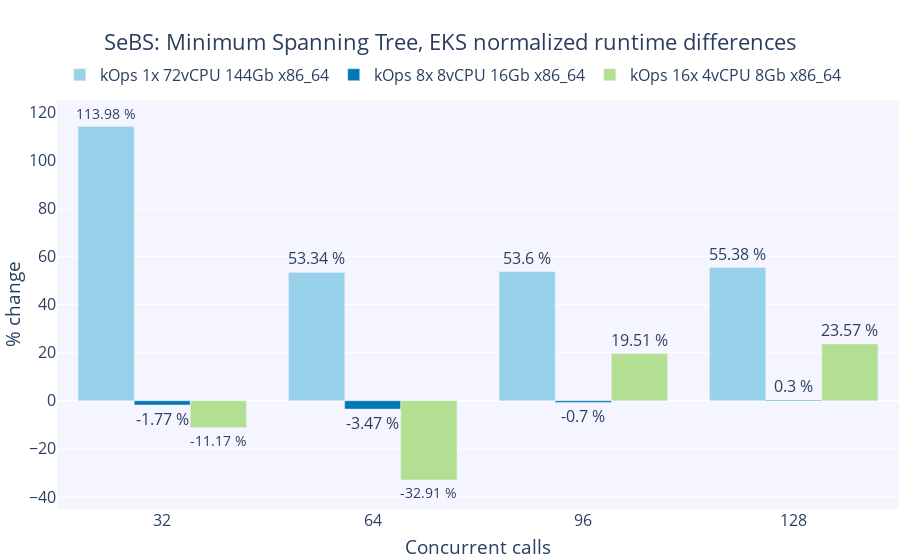

Notebook source saved alongside this figure:
### Code cell
fig = create_figure('SeBS: Minimum Spanning Tree, EKS normalized runtime differences', 'Concurrent calls', '% change', concurrent_calls)

for i, k in enumerate(list(clusters.keys())[:-1]):
    y_data=[]
    y_text=[]
    for c in concurrent_calls:
        kops_mean=sebs_df[k]['mst'][c]['runtime'].mean()
        eks_mean=sebs_df['EKS 8x 8vCPU 16Gb x86_64']['mst'][c]['runtime'].mean()
        percent_change=(kops_mean - eks_mean) * 100 / eks_mean
        y_data.append(percent_change)
        y_text.append(f'{round(percent_change, 2)} %')
    fig.add_trace(go.Bar(name=k,
                         x=concurrent_calls,
                         y=y_data,
                         marker_color=colorPallet[i],
                         text=y_text,
                         textposition='outside'))
fig.update_layout(yaxis_range=[-45,125])
fig.show()

# Save graph
write_image(fig, 'sebs_mst_percentage_difference.png')

### Figure 1 — Plotly figure (JSON) as saved in the notebook; plotly's stock layout.template omitted (floating-point values rounded to 4 significant figures)
{"data": [{"marker": {"color": "rgba(151, 209, 233, 255)"}, "name": "kOps 1x 72vCPU 144Gb x86_64", "text": ["113.98 %", "53.34 %", "53.6 %", "55.38 %"], "textposition": "outside", "type": "bar", "x": [32, 64, 96, 128], "y": [114.0, 53.34, 53.6, 55.38]}, {"marker": {"color": "rgba(0, 120, 179, 255)"}, "name": "kOps 8x 8vCPU 16Gb x86_64", "text": ["-1.77 %", "-3.47 %", "-0.7 %", "0.3 %"], "textposition": "outside", "type": "bar", "x": [32, 64, 96, 128], "y": [-1.773, -3.467, -0.7031, 0.2988]}, {"marker": {"color": "rgba(179, 223, 146, 255)"}, "name": "kOps 16x 4vCPU 8Gb x86_64", "text": ["-11.17 %", "-32.91 %", "19.51 %", "23.57 %"], "textposition": "outside", "type": "bar", "x": [32, 64, 96, 128], "y": [-11.17, -32.91, 19.51, 23.57]}], "layout": {"autosize": true, "font": {"size": 16}, "legend": {"orientation": "h", "x": 0.47, "xanchor": "center", "y": 1.02, "yanchor": "bottom"}, "margin": {"autoexpand": true, "b": 1, "l": 1, "r": 1}, "plot_bgcolor": "rgba(245,245,255,255)", "title": {"text": "SeBS: Minimum Spanning Tree, EKS normalized runtime differences", "x": 0.5, "xanchor": "center"}, "xaxis": {"autorange": true, "range": [16, 144], "tickmode": "array", "tickvals": [32, 64, 96, 128], "title": {"text": "Concurrent calls"}, "type": "linear"}, "yaxis": {"range": [-45, 125], "title": {"text": "% change"}, "type": "linear"}}}
